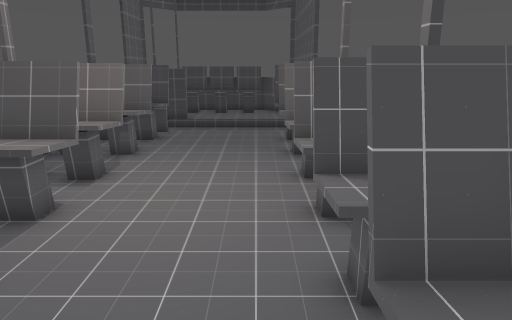
View 1 (above)

15 first-person views from a walk through a 3-D level made in the Godot game engine. The camera is 1.2 m above the floor, tilts 14° down and sees 70° across. The floor is counted in squares, 0.5 m on a side. Each view is taken from the middle of a square. On the plan, view 1 faces up. The plan holds only what a view shows up to about 20 squares ahead; the rest is blank.

View 2
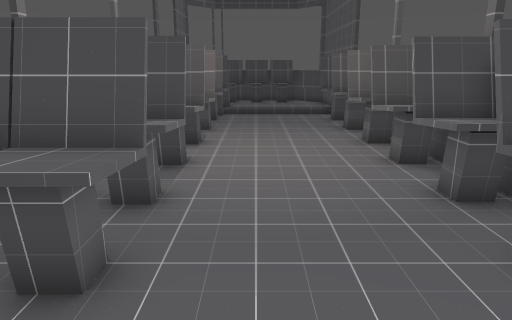

View 3
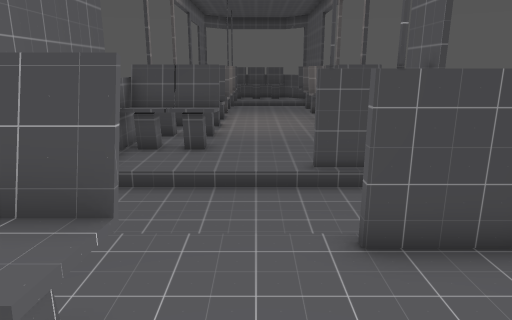

View 4
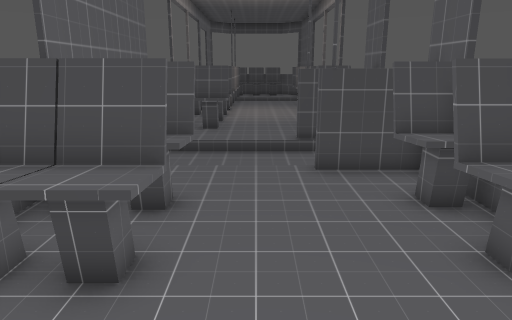

View 5
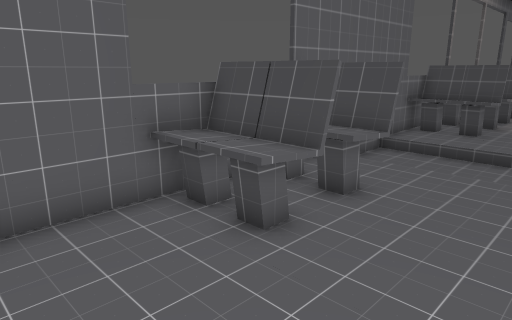

View 6
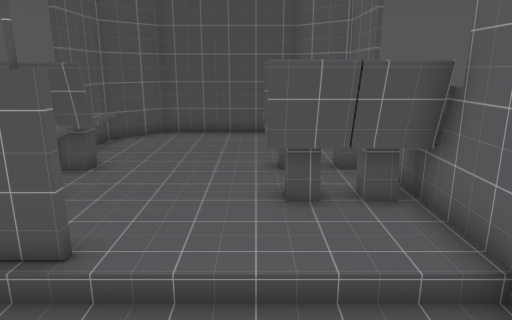

View 7
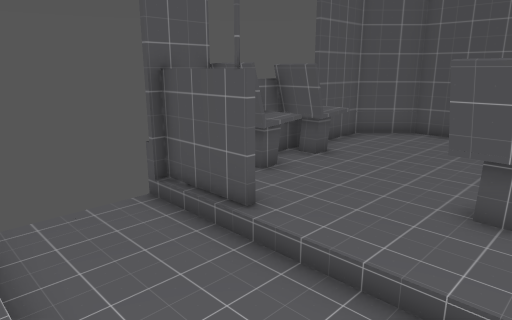

View 8
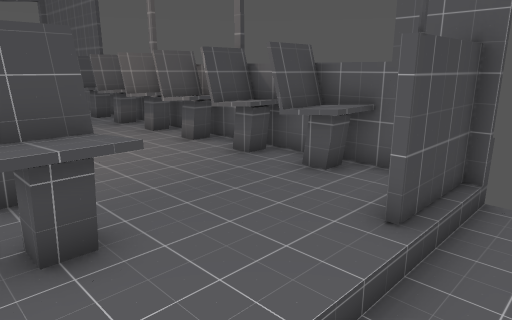

View 9
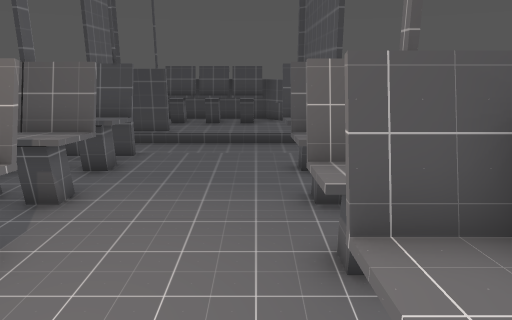

View 10
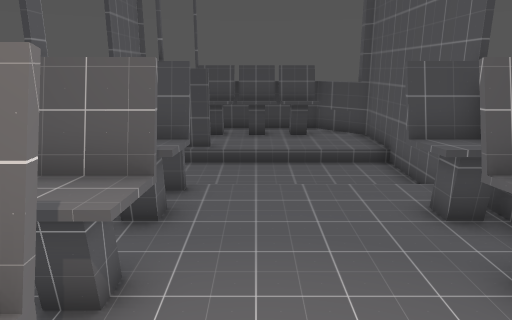

View 11
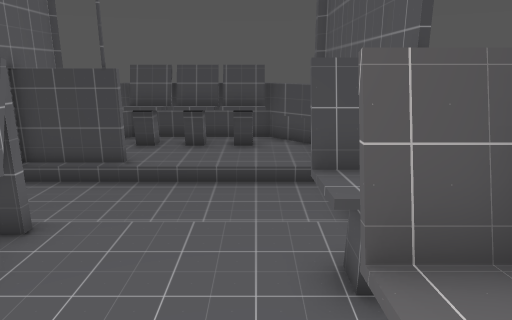

View 12
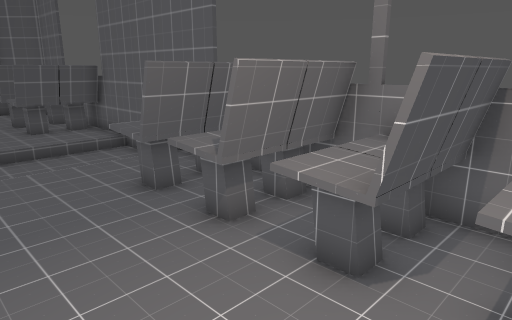

View 13
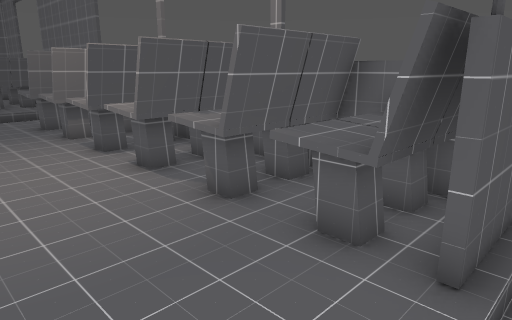

View 14
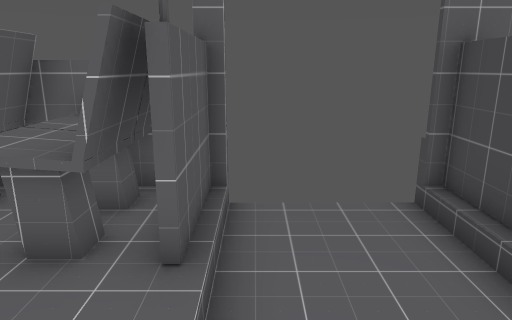

View 15
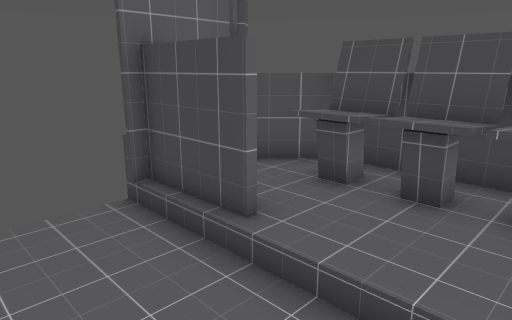

### Floor plan
Key: @ floor where view 1 was taken; # wall or solid block; . main floor; - floor 0.25 m lower than the main floor; / step, stairs or slope; = window, fence, low wall or low ledge; ^ raised ledge.
Columns run from 6 left of view 1 to 2 right of it. Each row starts with its distance up from view 1.
 22  #######
 21 #=^^^^^=#
 20 # ^^^^^.#
 19 ###.....#
 18 ###/////#
 17 --------#
 16 --------#
 15  -------#
 14 ####...##
 13 ^^^^...^^
 12 ^^^....^^
 11 ###^...##
 10 ^^^^...^^
  9 ####...##
  8  ^^^...^^
  7 ####...##
  6 ^^^^...^^
  5 ^^^....^^
  4 ###^...^^
  3 ^^^^...^^
  2 ####...##
  1 ^^^^...^^
  0 #.....@.#
 -1 #.....###
 -2 #-------
 -3 #--------
 -4 #--------
 -5 #/////###
 -6 #.......#
 -7 ####...##
 -8 ^^^^...^^
 -9 ####...##
-10 ^^^^...^^
-11 #^^.....#
-12 #.......#
-13 #.......#
-14 ##.....##
-15  #######

Positions as (right, up) in squares from view 1, and headings:
1: (0, 0), facing up
2: (-2, -2), facing up
3: (-2, -10), facing up
4: (-2, -14), facing up
5: (0, -14), facing up-left
6: (-3, -1), facing down
7: (-5, -1), facing down-right
8: (-5, -3), facing up-right
9: (0, 4), facing up
10: (-2, 7), facing up
11: (0, 9), facing up
12: (0, 8), facing down-left
13: (0, 15), facing down-left
14: (0, 15), facing left
15: (0, 15), facing up-left
